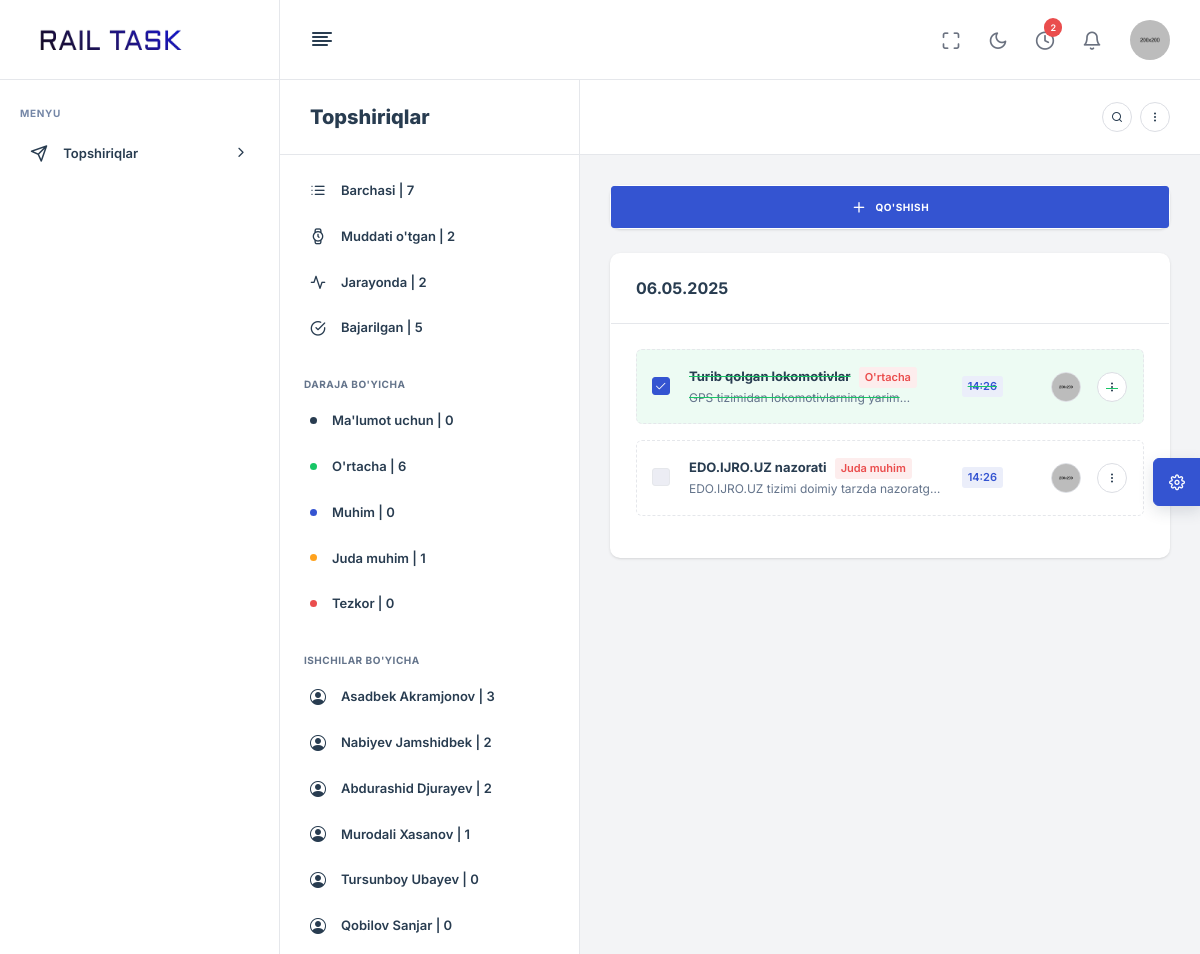
The app's page /tasks/?worker_id=1 (signed in) with its own data.
### profiles/models.py (models this page shows, shortened)
class Profile(models.Model):
    user = models.OneToOneField(User, on_delete=models.CASCADE)
    full_name = models.CharField(max_length=50)
    department = models.ForeignKey(Department, on_delete=models.CASCADE, null=True, blank=True)
    position = models.CharField(max_length=150)
    roles = models.ManyToManyField(Role)
    tg_id = models.IntegerField(null=True, blank=True)

### tasks/models.py (models this page shows, shortened)
class Task(models.Model):
    STATUS_CHOICES = [
        ('assigned', 'Topshiriq berildi'),
        ('accepted', 'Qabul qilindi'),
        ('in_progress', 'Bajarilmoqda'),
        ('completed', 'Bajarildi'),
        ('approved', 'Tasdiqlandi'),
        ('expired', 'Bajarilmadi'),
        ('returned', 'Qayta ishlashga yuborildi'),
    ]
    DEGREE_CHOICES = [
        ('info', "Ma'lumot uchun"),
        ('medium', "O'rtacha"),
        ('important', "Muhim"),
        ('very_important', "Juda muhim"),
        ('urgent', "Tezkor"),
    ]
    author = models.ForeignKey(Profile, on_delete=models.CASCADE, related_name='author')
    title = models.CharField(max_length=100)
    description = models.TextField(null=True, blank=True)
    performers = models.ManyToManyField(Profile, related_name='performers')
    status = models.CharField(max_length=50, choices=STATUS_CHOICES)
    received = models.DateField(null=True, blank=True)
    deadline = models.DateTimeField(null=True, blank=True)
    degree = models.CharField(max_length=50, choices=DEGREE_CHOICES, default='medium')
    archived = models.BooleanField(default=False)
    created_at = models.DateTimeField(auto_now_add=True)
    edited_at = models.DateTimeField(auto_now=True)

### tasks/views.py (the view)
# urls.py: path('', TaskListView.as_view(), name='task_list'),
class TaskListView(ListView):
    def get(self, request, *args, **kwargs):
        profile = request.user.profile
        today = timezone.now().date()
        tomorrow = today + timedelta(days=1)
        tasks = Task.objects.filter(archived=False)
        if profile.position == "Bosh muhandis o'rinbosari":
            tasks = tasks.filter(author=profile)
        else:
            tasks = tasks.filter(performers=profile)
        expired_tasks = tasks.filter(deadline__lt=timezone.now()).exclude(status='completed')
        counts = {
            "all": tasks.count(),
            "expired": expired_tasks.count(),
            "in_progress": tasks.filter(status='in_progress').count(),
            "completed": tasks.filter(status='completed').count(),
            "info": tasks.filter(degree='info').count(),
            "medium": tasks.filter(degree='medium').count(),
            "important": tasks.filter(degree='important').count(),
            "very_important": tasks.filter(degree='very_important').count(),
            "urgent": tasks.filter(degree='urgent').count(),
        }
        workers = Profile.objects.all().exclude(position="Bosh muhandis o'rinbosari")
        workers_task_count = {}
        for worker in workers:
            workers_task_count[worker] = tasks.filter(performers=worker).count()
        workers_task_count = dict(sorted(workers_task_count.items(), key=lambda item: item[1], reverse=True))   # sort by task count
        status = request.GET.get('status')
        degree = request.GET.get('degree')
        worker_id = request.GET.get('worker_id')
        if status == 'expired':
            tasks = expired_tasks
        elif status in ['in_progress', 'completed']:
            tasks = tasks.filter(status=status)
        elif degree:
            tasks = tasks.filter(degree=degree)
        elif worker_id:
            worker = Profile.objects.get(id=worker_id)
            tasks = tasks.filter(performers=worker)
        grouped_tasks = {}
        for task in tasks.order_by('deadline'):
            if task.deadline.date() == today:
                key = 'Bugun'
            elif task.deadline.date() == tomorrow:
                key = 'Ertaga'
            elif task.deadline:
                key = task.deadline.strftime('%d.%m.%Y')
            else:
                key = 'Muddatsiz'
            grouped_tasks.setdefault(key, []).append(task)
        exclude_role_names = ['tchzg']
        performers = Profile.objects.exclude(roles__name__in=exclude_role_names)
        return render(request, 'tasks/tasks.html', {
            'grouped_tasks': grouped_tasks,
            'performers': performers,
            'expired_tasks': expired_tasks,
            'counts': counts,
            'workers_task_count': workers_task_count
        })

### templates/tasks/tasks.html (shortened to what this page needs)
{% extends 'base.html' %}
{% load static %}
{% block content %}
<main class="nxl-container apps-container apps-tasks">
    <div class="nxl-content without-header nxl-full-content">
        <div class="main-content d-flex">
            {% if 'workers' in request.path %}
                {% include 'tasks/tasks-workers-sidebar.html' %}
            {% else %}
                {% include 'tasks/tasks-filters-sidebar.html' %}
            {% endif %}
            <div class="content-area" data-scrollbar-target="#psScrollbarInit">
                <div class="content-area-header sticky-top">
                    <div class="page-header-right ms-auto">
                        <div class="hstack gap-2">
                            <div class="hstack">
                                <a href="javascript:void(0)" class="search-form-open-toggle">
                                    <div class="avatar-text avatar-md" data-bs-toggle="tooltip" data-bs-trigger="hover"
                                         title="Search">
                                        <i class="feather-search"></i>
                                    </div>
                                </a>
                            </div>
                            <div class="dropdown d-none d-sm-flex">
                                <a href="javascript:void(0)" class="d-flex" data-bs-toggle="dropdown"
                                   data-bs-offset="0,22" data-bs-auto-close="outside">
                                    <div class="avatar-text avatar-md" data-bs-toggle="tooltip" data-bs-trigger="hover"
                                         title="More Options">
                                        <i class="feather-more-vertical"></i>
                                    </div>
                                </a>
                            </div>
                        </div>
                    </div>
                </div>
                <div class="content-area-body" style="min-height: 93%;">
                    {% if request.user.profile.position == "Bosh muhandis o'rinbosari" %}
                    <div class="card stretch stretch-full">
                        <a href="javascript:void(0);" class="btn btn-primary w-100" data-bs-toggle="modal" data-bs-target="#addNewTasks">
                            <i class="feather-plus me-2"></i>
                            <span>Qo'shish</span>
                        </a>
                    </div>
                    {% endif %}
                    {% for date_label, tasks in grouped_tasks.items %}
                    <div class="card stretch stretch-full">
                        <a href="javascript:void(0);" class="card-header" data-bs-toggle="collapse"
                           data-bs-target="#tasks_collapse_{{forloop.counter}}">
                            <h5 class="mb-0">{{ date_label }}</h5>
                        </a>
                        <div class="card-body collapse show" id="tasks_collapse_{{forloop.counter}}">
                            <ul class="list-unstyled mb-0">
                                {% for task in tasks %}
                                <li class="single-task-list p-3 mb-3 border border-dashed rounded-3 {% if task.status == 'completed' %} task-completed {% endif %}">
                                    <div class="d-flex align-items-center justify-content-between">
                                        <div class="d-flex align-items-center gap-3 me-3">
                                            <div class="custom-control custom-checkbox me-2">
                                            </div>
                                            <div class="d-flex align-items-center gap-3">
                                                <a href="javascript:void(0);" class="single-task-list-link"
                                                   data-bs-toggle="offcanvas" data-bs-target="#tasksDetailsOffcanvas{{task.id}}">
                                                    <div class="fs-13 fw-bold text-truncate-1-line">{{ task.title }}<span class="ms-2 badge bg-soft-danger text-danger">{{ task.get_degree_display }}</span>
                                                    </div>
                                                    <div class="fs-12 fw-normal text-muted text-truncate-1-line">{{ task.description }}
                                                    </div>
                                                </a>
                                            </div>
                                        </div>
                                        <div class="d-flex flex-shrink-0 align-items-center gap-3">
                                            <div class="badge bg-soft-primary text-primary d-md-inline-block d-none">
                                                {{ task.deadline|date:'H:i' }}
                                            </div>
                                            <div class="avatar-image avatar-md d-sm-inline-block d-none">
                                                <img src="{% static 'assets/images/avatar/1.png' %}" alt="user"
                                                     class="img-fluid">
                                            </div>
                                            <div class="dropdown">
                                                <a href="javascript:void(0);" class="avatar-text avatar-md"
                                                   data-bs-toggle="dropdown">
                                                    <i class="feather-more-vertical"></i>
                                                </a>
                                            </div>
                                        </div>
                                    </div>
                                </li>
                                {% endfor %}
                            </ul>
                        </div>
                    </div>
                    {% endfor %}
                </div>
            </div>
        </div>
    </div>
</main>
{% endblock %}

### templates/tasks/tasks-filters-sidebar.html (shortened to what this page needs)
            <div class="content-sidebar content-sidebar-md" data-scrollbar-target="#psScrollbarInit">
                <div class="content-sidebar-header bg-white sticky-top hstack justify-content-between">
                    <h4 class="fw-bolder mb-0">Topshiriqlar</h4>
                </div>
                <div class="content-sidebar-body">
                    <ul class="nav flex-column nxl-content-sidebar-item">
                        <li class="nav-item">
                            <a class="nav-link" href="{% url 'tasks:task_list' %}">
                                <i class="feather-list"></i>
                                <span>Barchasi | {{ counts.all }}</span>
                            </a>
                        </li>
                        <li class="nav-item">
                            <a class="nav-link" href="{% url 'tasks:task_list' %}?status=expired">
                                <i class="feather-watch"></i>
                                <span>Muddati o'tgan | {{ counts.expired }}</span>
                            </a>
                        </li>
                        <li class="nav-item">
                            <a class="nav-link" href="{% url 'tasks:task_list' %}?status=in_progress">
                                <i class="feather-activity"></i>
                                <span>Jarayonda | {{ counts.in_progress }}</span>
                            </a>
                        </li>
                        <li class="nav-item">
                            <a class="nav-link" href="{% url 'tasks:task_list' %}?status=completed">
                                <i class="feather-check-circle"></i>
                                <span>Bajarilgan | {{ counts.completed }}</span>
                            </a>
                        </li>
                    </ul>
                    <ul class="nav flex-column nxl-content-sidebar-item">
                        <li class="px-4 my-2 fs-10 fw-bold text-uppercase text-muted text-spacing-1 d-flex align-items-center justify-content-between">
                            <span>Daraja bo'yicha</span>
                        </li>
                        <li class="nav-item">
                            <a class="nav-link" href="{% url 'tasks:task_list' %}?degree=info">
                                <span class="wd-7 ht-7 bg-dark rounded-circle"></span>
                                <span>Ma'lumot uchun | {{ counts.info }}</span>
                            </a>
                        </li>
                        <li class="nav-item">
                            <a class="nav-link" href="{% url 'tasks:task_list' %}?degree=medium">
                                <span class="wd-7 ht-7 bg-success rounded-circle"></span>
                                <span>O'rtacha | {{ counts.medium }}</span>
                            </a>
                        </li>
                        <li class="nav-item">
                            <a class="nav-link" href="{% url 'tasks:task_list' %}?degree=important">
                                <span class="wd-7 ht-7 bg-primary rounded-circle"></span>
                                <span>Muhim | {{ counts.important }}</span>
                            </a>
                        </li>
                        <li class="nav-item">
                            <a class="nav-link" href="{% url 'tasks:task_list' %}?degree=very_important">
                                <span class="wd-7 ht-7 bg-warning rounded-circle"></span>
                                <span>Juda muhim | {{ counts.very_important }}</span>
                            </a>
                        </li>
                        <li class="nav-item">
                            <a class="nav-link" href="{% url 'tasks:task_list' %}?degree=urgent">
                                <span class="wd-7 ht-7 bg-danger rounded-circle"></span>
                                <span>Tezkor | {{ counts.urgent }}</span>
                            </a>
                        </li>
                    </ul>
                    {% if request.user.profile.position == "Bosh muhandis o'rinbosari" %}
                    <ul class="nav flex-column nxl-content-sidebar-item">
                        <li class="px-4 my-2 fs-10 fw-bold text-uppercase text-muted text-spacing-1 d-flex align-items-center justify-content-between">
                            <span>Ishchilar bo'yicha</span>
                        </li>
                        {% for worker, task_count in workers_task_count.items %}
                        <li class="nav-item">
                            <a class="nav-link" href="/tasks/?worker_id={{worker.id}}">
                                <i class="bi bi-person-circle"></i>
                                <span>{{ worker.full_name }} | {{ task_count }}</span>
                            </a>
                        </li>
                        {% endfor %}
                    </ul>
                    {% endif %}
                </div>
            </div>

### records on screen
Profile: full_name "Asadbek Akramjonov", task_count "3"
Profile: full_name "Nabiyev Jamshidbek", task_count "2"
Profile: full_name "Abdurashid Djurayev", task_count "2"
Profile: full_name "Murodali Xasanov", department "1"
Profile: full_name "Tursunboy Ubayev", task_count "0"
Profile: full_name "Qobilov Sanjar", task_count "0"
Task: date_label "06.05.2025", title "Turib qolgan lokomotivlar", degree "O'rtacha", description "GPS tizimidan lokomotivlarning…", deadline "14:26"
Task: title "EDO.IJRO.UZ nazorati", degree "Juda muhim", description "EDO.IJRO.UZ tizimi doimiy tarzda…", deadline "14:26"

### other values on screen
{{ expired_tasks|length }} "2"
{{ counts.all }} "7"
{{ counts.expired }} "2"
{{ counts.in_progress }} "2"
{{ counts.completed }} "5"
{{ counts.info }} "0"
{{ counts.medium }} "6"
{{ counts.important }} "0"
{{ counts.very_important }} "1"
{{ counts.urgent }} "0"
